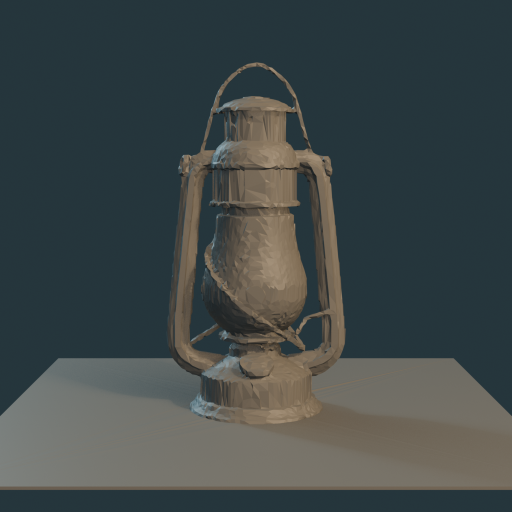
#> input picture Games/emberkeep/source/assets/lantern/lantern_front.png, 1024 x 1024 px (shown at 1/2 size)
$ python -i metrics.py   (imports and definitions only)
#> lines starting #> are read from the running program, lines starting #| are printed output that depends on the picture
"""Frame metrics for the critic.

Every metric reports its algorithm version, a confidence value and its known
limitations. That is not decoration: a metric that cannot state where it is
blind will be trusted where it is blind.

Nothing here decides what is good. Thresholds arrive from the art-direction
contract, and a missing threshold means "not gated", never "passed".
"""

from __future__ import annotations

from dataclasses import dataclass, field
from typing import Any, Sequence

import numpy as np
from PIL import Image

RGB_TO_LINEAR = np.array([0.2126, 0.7152, 0.0722], dtype=np.float64)


@dataclass(frozen=True)
class MetricOutput:
    value: float | None
    algorithm_version: str
    confidence: float
    limitations: tuple[str, ...]
    detail: dict[str, Any] = field(default_factory=dict)

    @property
    def evaluated(self) -> bool:
        return self.value is not None


# [4 lines left out: function load_rgb, not called in this run]


def to_float(rgb: np.ndarray) -> np.ndarray:
    return rgb.astype(np.float64) / 255.0


def srgb_to_linear(rgb01: np.ndarray) -> np.ndarray:
    return np.where(rgb01 <= 0.04045, rgb01 / 12.92, ((rgb01 + 0.055) / 1.055) ** 2.4)


def luminance(rgb: np.ndarray) -> np.ndarray:
    """Linear relative luminance — percentiles computed on this are physically meaningful."""
    return srgb_to_linear(to_float(rgb)) @ RGB_TO_LINEAR


# --- individual metrics -----------------------------------------------------


# [616 lines left out: functions luminance_percentiles, luminance_cause, warm_share, warm_share_frame, silhouette, horizon_roll and 1 more, not called in this run]


def clutter(rgb: np.ndarray, focal: np.ndarray | None = None) -> MetricOutput:
    from skimage.filters import sobel

    small = _downsample(rgb, 768)
    y = luminance(small)
    edges = sobel(y)
    edge_density = float((edges > 0.05).mean())

    if focal is not None:
        focal_small = _downsample_mask(focal, small.shape[1], small.shape[0])
        outside = ~focal_small.astype(bool)
    else:
        outside = np.ones_like(y, dtype=bool)

    energy = edges[outside]
    saliency = float(energy.mean() / (edges.max() + 1e-9)) if energy.size else 0.0
    return MetricOutput(
        value=edge_density,
        algorithm_version="clutter-1",
        confidence=0.55,
        limitations=(
            "Edge density is a proxy for visual noise, not for narrative clarity.",
            "Textured stone reads as clutter even when it is the intended material.",
        ),
        detail={
            "edge_density": edge_density,
            "saliency": saliency,
            "focal_region_supplied": focal is not None,
            **_measure(
                numerator=int((edges > 0.05).sum()),
                denominator=int(edges.size),
                denominator_semantics="gradient samples of the frame downsampled to 768px",
                included=["whole frame"] if focal is None else ["pixels outside the focal mask"],
                excluded=[] if focal is None else ["focal region, which is allowed to be busy"],
            ),
        },
    )


# [57 lines left out: functions lantern_dominance, event_delta, not called in this run]


# --- helpers ----------------------------------------------------------------


def _measure(
    *,
    numerator: int | None,
    denominator: int | None,
    denominator_semantics: str,
    included: Sequence[str],
    excluded: Sequence[str] = (),
) -> dict[str, Any]:
    """The disclosure every metric owes a reader who wants to challenge it.

    A ratio without its numerator and denominator is not reproducible: 0.006 could be
    6% of the scene or 0.6% of the image. Reporting both, plus what was deliberately
    left out, lets a later reader disagree with the metric instead of arguing about it.
    """
    return {
        "numerator": numerator,
        "denominator": denominator,
        "denominator_semantics": denominator_semantics,
        "included_regions": list(included),
        "excluded_regions": list(excluded),
    }


def _rgb_to_hsv(rgb01: np.ndarray) -> np.ndarray:
    return _hsv(rgb01)


# [17 lines left out: function _hsv, not called in this run]


def _downsample(rgb: np.ndarray, target: int) -> np.ndarray:
    height, width = rgb.shape[:2]
    scale = target / max(height, width)
    if scale >= 1:
        return rgb
    with Image.fromarray(rgb) as image:
        resized = image.resize((max(1, int(width * scale)), max(1, int(height * scale))), Image.BILINEAR)
        return np.asarray(resized, dtype=np.uint8)


# [30 lines left out: functions _tile_std, _tile_entirely, not called in this run]


def _detail_free(y: np.ndarray, tile: int, flat_std: float) -> np.ndarray:
    """Tiles with no local variation: the signature of fill rather than surface."""
    return _tile_std(y, tile) < flat_std


# [11 lines left out: functions _match_mask, _downsample_mask, not called in this run]


def _hex_to_rgb(value: str) -> tuple[int, int, int]:
    value = value.lstrip("#")
    return int(value[0:2], 16), int(value[2:4], 16), int(value[4:6], 16)

>>> import cv2
>>> picture = cv2.cvtColor(cv2.imread('../../../Games/emberkeep/source/assets/lantern/lantern_front.png'), cv2.COLOR_BGR2RGB)
>>> result = clutter(picture)
#> in _downsample, `resized = image.resize((max(1, int(width * scale)), max(1, int(height ..`:
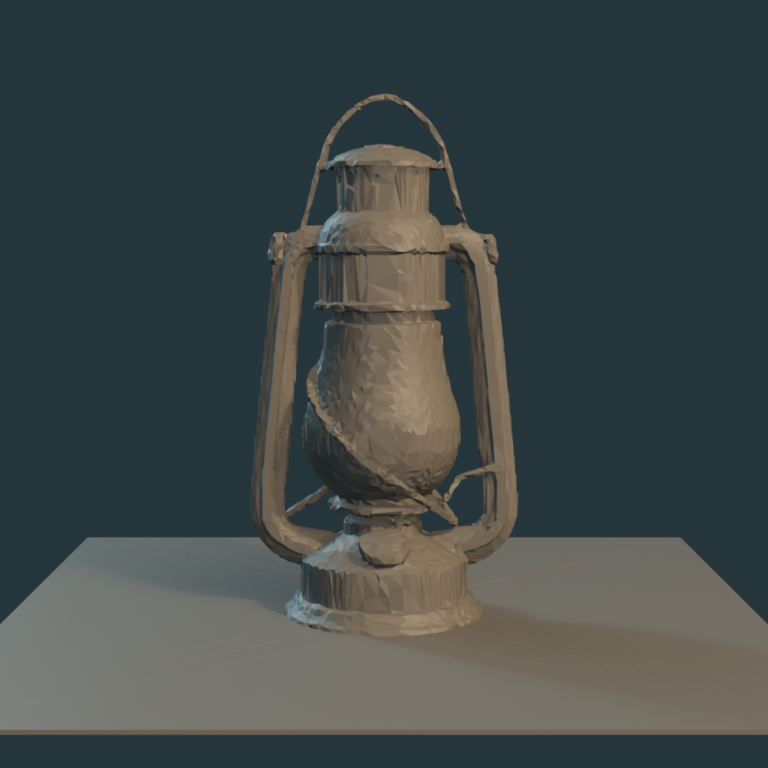
#> resized: PIL image 768x768 RGB; mean R, G, B 64.1, 72.5, 72.6
#> in to_float, `return rgb.astype(np.float64) / 255.0`:
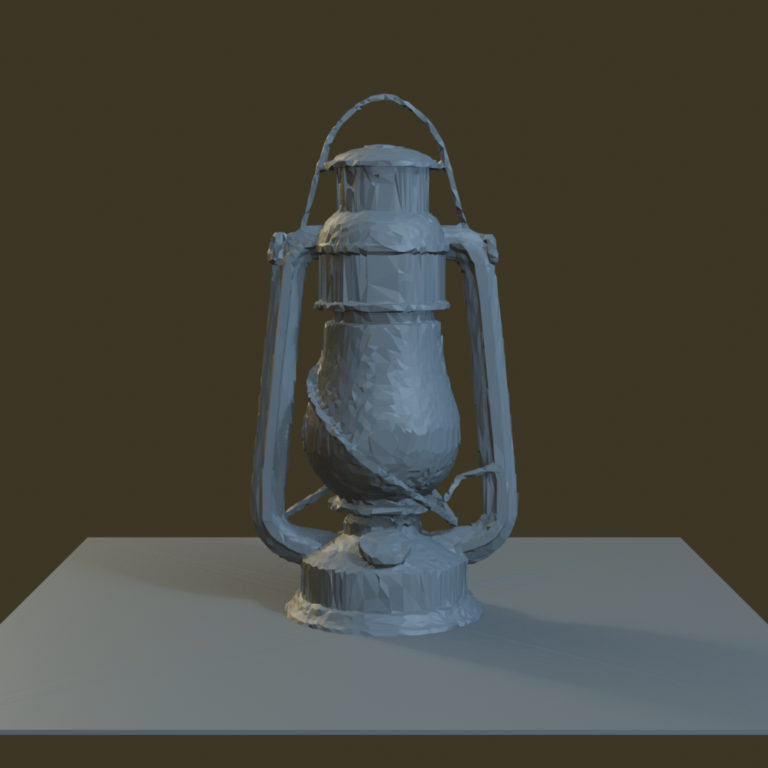
#> returned value: shape (768, 768, 3) float64; mean of channels 0, 1, 2 0.251, 0.284, 0.285; drawn as B, G, R
#> in srgb_to_linear, `return np.where(rgb01 <= 0.04045, rgb01 / 12.92, ((rgb01 + 0.055) / 1...`:
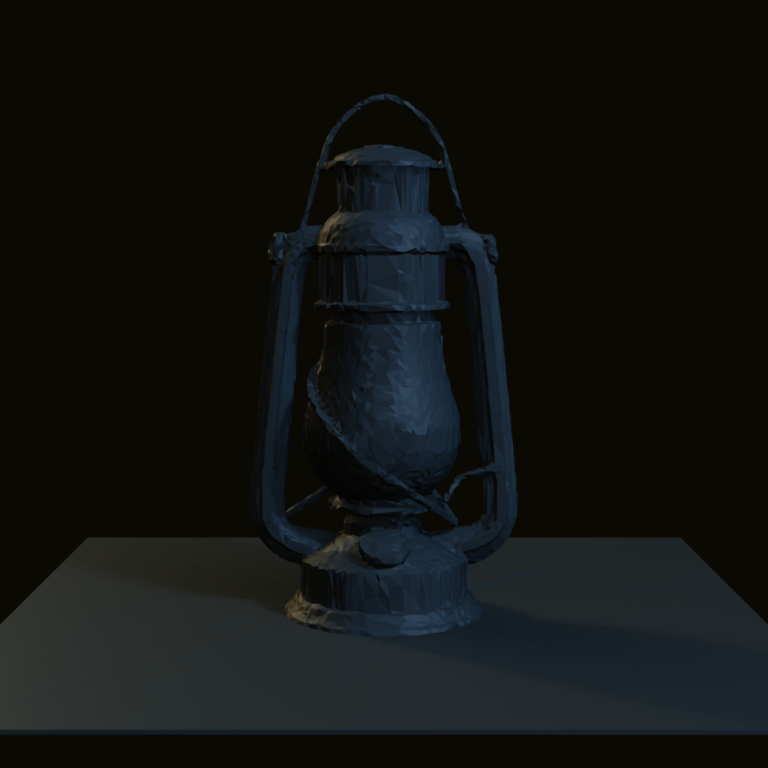
#> returned value: shape (768, 768, 3) float64; mean of channels 0, 1, 2 0.0722, 0.0771, 0.072; drawn as B, G, R
#> in clutter, `edges = sobel(y)`:
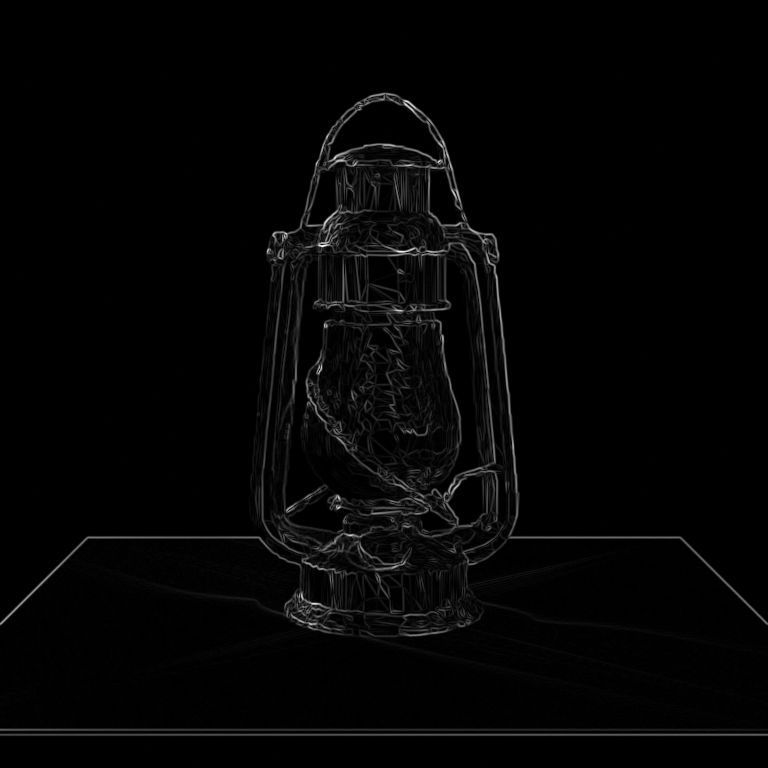
#> edges: shape (768, 768) float64; min 0, max 0.19, mean 0.00384; drawn with min black and max white
#> in clutter, `edge_density = float((edges > 0.05).mean())`: edge_density = 0.0159
#> in clutter, `saliency = float(energy.mean() / (edges.max() + 1e-9)) if energy.size ..`: saliency = 0.0202

$ run again, on Games/emberkeep/source/assets/lantern/lantern_side.png
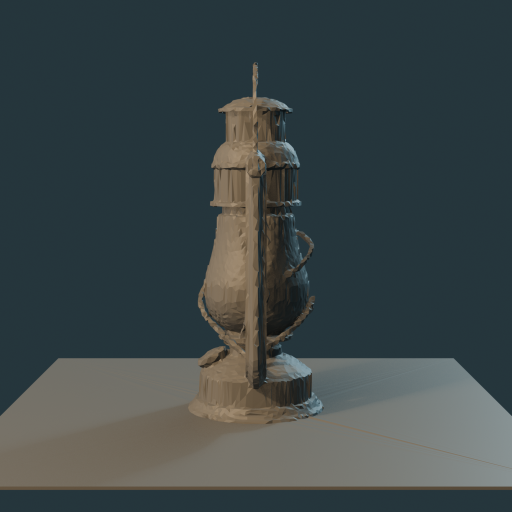
#> input picture Games/emberkeep/source/assets/lantern/lantern_side.png, 1024 x 1024 px (shown at 1/2 size)
#> in to_float, `return rgb.astype(np.float64) / 255.0`:
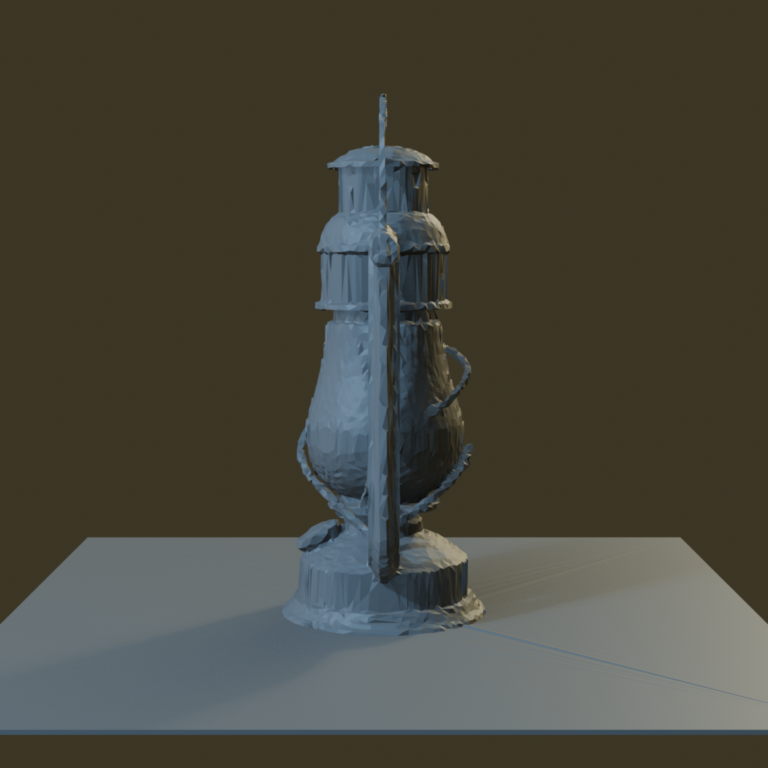
#> returned value: shape (768, 768, 3) float64; mean of channels 0, 1, 2 0.237, 0.277, 0.281; drawn as B, G, R
#> in clutter, `edges = sobel(y)`:
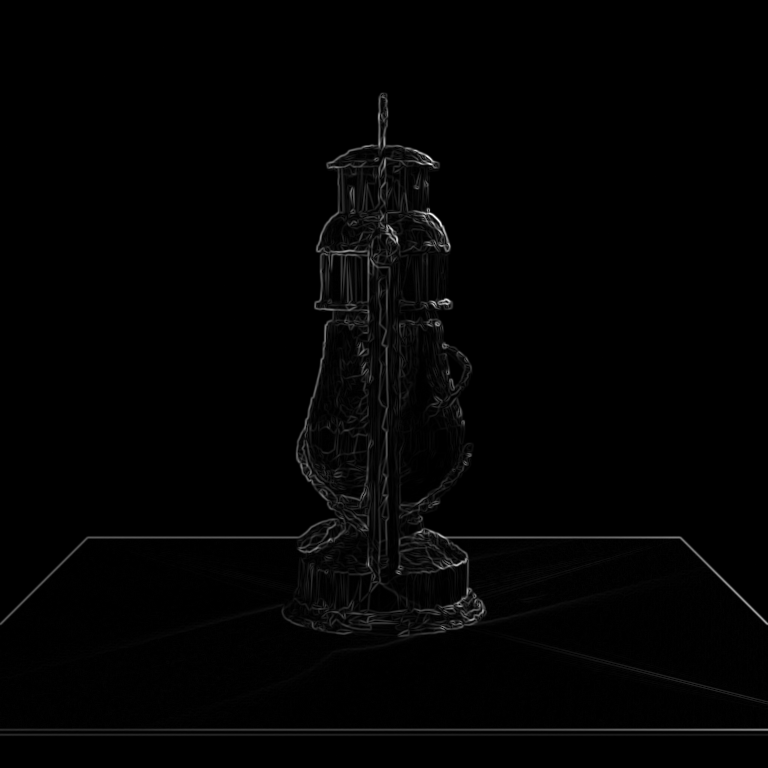
#> edges: shape (768, 768) float64; min 0, max 0.251, mean 0.00321; drawn with min black and max white
#> edge_density = 0.0131
#> saliency = 0.0128

$ run again, on Games/emberkeep/source/assets/lantern/lantern_three_quarter.png
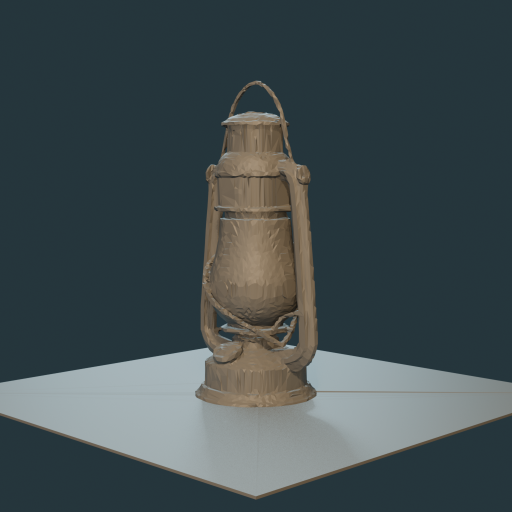
#> input picture Games/emberkeep/source/assets/lantern/lantern_three_quarter.png, 1024 x 1024 px (shown at 1/2 size)
#> in to_float, `return rgb.astype(np.float64) / 255.0`:
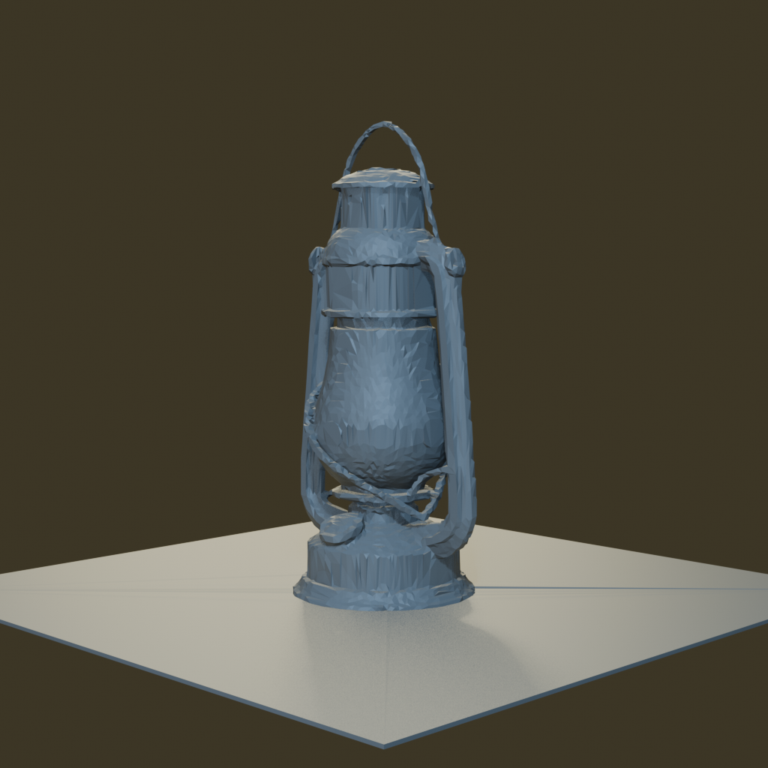
#> returned value: shape (768, 768, 3) float64; mean of channels 0, 1, 2 0.254, 0.301, 0.311; drawn as B, G, R
#> in clutter, `edges = sobel(y)`:
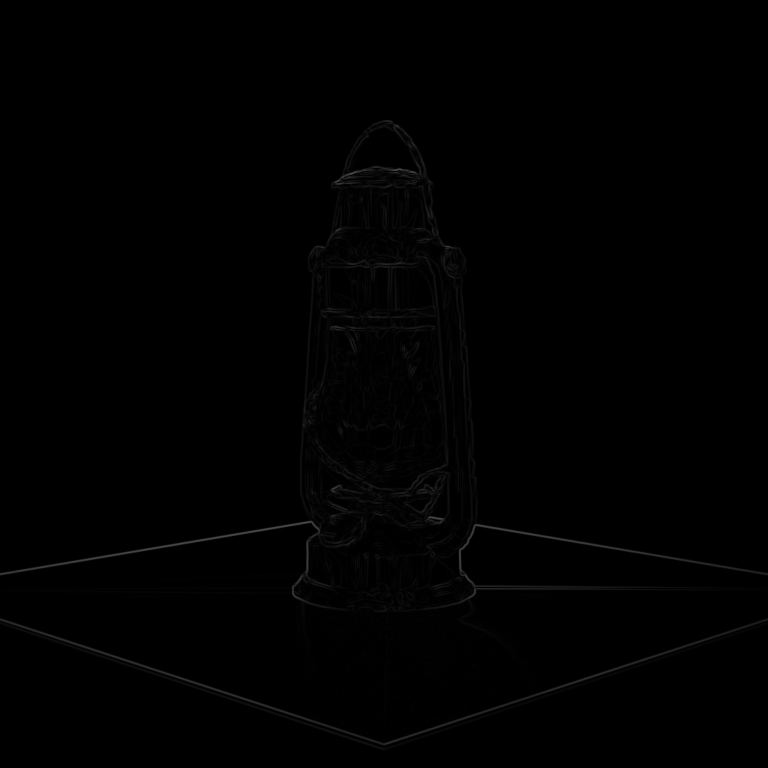
#> edges: shape (768, 768) float64; min 0, max 0.304, mean 0.00439
#> edge_density = 0.0196
#> saliency = 0.0145
